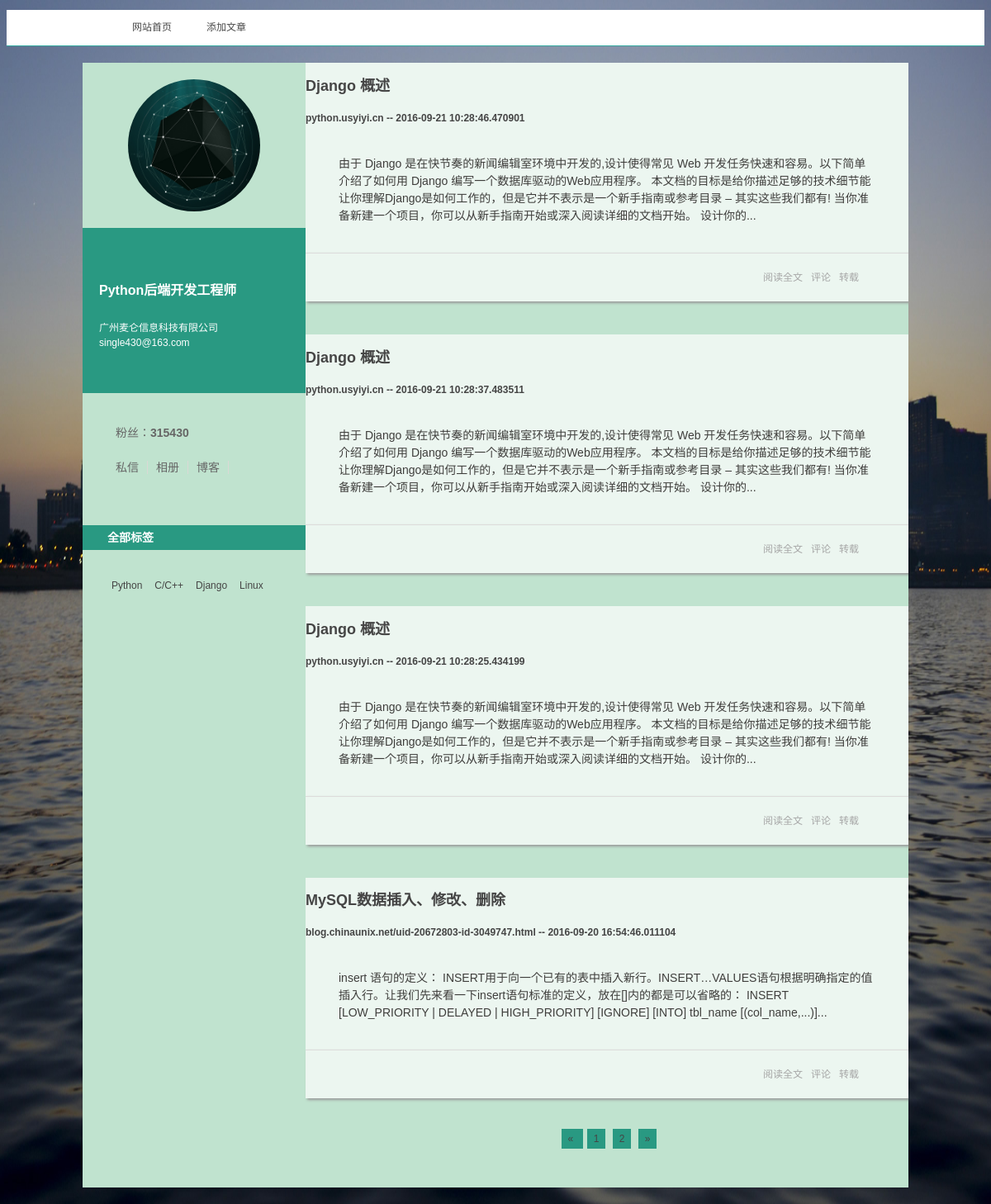
The page / on the database its author committed.
### function/models.py (models this page shows, shortened)
class Article(db.Model):
    __tablename__ = 'articles'
    id = db.Column(db.Integer, primary_key=True)
    title = db.Column(db.String(255))
    author = db.Column(db.String(100))
    summary = db.Column(db.String(512))
    body = db.Column(db.Text)
    create_time = db.Column(db.DateTime, default=datetime.now)
    tags = db.relationship('Tag',
                           secondary=articles_tags,
                           backref=db.backref('articles', lazy='dynamic'))

### function/views.py (the view)
@app.route('/', methods=['GET', 'POST'])
def index():
    form = PostForm()
    page = request.args.get('page', 1, type=int)
    pagination = Article.query.order_by(Article.id.desc()).paginate(
        page, per_page=current_app.config['FLASKY_POSTS_PER_PAGE'], error_out=False)
    posts = pagination.items
    return render_template('index.html', form=form, posts=posts, pagination=pagination)

### function/utils.py (called while the page is built)
def format_date(date_obj):
    return date_obj.strftime(
        '%b %d,%Y')

### function/templates/index.html (shortened to what this page needs)
<!DOCTYPE html>
<html>
<head>
<link href="{{ url_for('static', filename='css/styles.css', _external=True) }}" rel="stylesheet" type="text/css">
</head>
<body>
<header>
  <nav id="nav">
    <ul>
      <li><a href="/">网站首页</a></li>
      <li><a href="/article/create">添加文章</a></li>
    </ul>
  </nav>
</header>
<div class="mainContent2">
    <aside>
      <div class="avatar">
        <a href="/"><span>Single430</span></a>
      </div>
      <section class="topspaceinfo">
        <h1>Python后端开发工程师</h1>
        <p>广州麦仑信息科技有限公司  single430@163.com</p>
      </section>
      <div class="userinfo">
        <p class="q-fans"> 粉丝：<a href="/" target="_blank">315430</a></p>
        <p class="btns"><a href="/" target="_blank" >私信</a><a href="/" target="_blank">相册</a><a href="/" target="_blank">博客</a></p>
      </div>
      <section class="taglist">
         <h2>全部标签</h2>
         <ul>
           <li><a href="/">Python</a></li>
           <li><a href="/">C/C++</a></li>
           <li><a href="http://python.usyiyi.cn/translate/django_182/index.html">Django</a></li>
           <li><a href="/">Linux</a></li>
        </ul>
      </section>
    </aside>
    <div class="blogitem">
        {% if pagination.items %}
            {% for entry in pagination.items %}
            <article>
                <div class=entry-overview>
                    <h2 class="title"><a href="/article/{{ entry.id }}" target="_blank" >{{ entry.title }}</a></h2>
                    <h4 class="title"><a target="_blank" >{{ entry.author }} -- {{ entry.create_time }}</a></h4>
                    <ul class="text">
                      {% if entry.summary %}
                        <div class=article_description>{{ entry.body | safe | truncate(200, True) }}</div>
                      {% else %}
                        <div class="article_description">无概述...</div>
                      {% endif %}
                    </ul>
                </div>
            <div class="textfoot">
              <a href="/article/{{ entry.id }}">阅读全文</a><a href="/">评论</a><a href="/">转载</a>
            </div>
            </article>
            {% endfor %}
        {% else %}
            <div class="article_description">没有文章...</div>
        {% endif %}
        {% import "_macros.html" as macros %}
        <div class="pagination">
            {{ macros.pagination_widget(pagination, '.index') }}
        </div>
    </div>
 </div>
</body>
</html>

### function/templates/_macros.html (shortened to what this page needs)
{% macro pagination_widget(pagination, endpoint) %}
<div class="pagination">
        <a href="{% if pagination.has_prev %} {{ url_for(endpoint, page=pagination.page-1) }} {% else %} # {% endif %}">
            &laquo;
        </a>
        {% for p in pagination.iter_pages() %}
            {% if p %}
                {% if p == pagination.page %}
                        <a href="{{ url_for(endpoint, page=p) }}" hidefocus="">{{ p }}</a>
                {% else %}
                        <a href="{{ url_for(endpoint, page=p) }}" hidefocus="">{{ p }}</a>
                {% endif %}
            {% else %}
                <li class="disabled"><a href="#">&hellip;</a></li>
            {% endif %}
        {% endfor %}
        <a href="{% if pagination.has_next %} {{ url_for(endpoint, page=pagination.page+1) }} {% else %} # {% endif %}">
            &raquo;
        </a>
</div>
{% endmacro %}

### function/static/css/styles.css (style rules this page uses)
p { display: block; }
ul { list-style: none; }
a { color: #a6a6a6; text-decoration: none; transition: All 1s ease; -webkit-transition: All 1s ease; -moz-transition: All 1s ease; -ms-transition: All 1s ease;-o-transition: All 1s ease; }
.mainContent2 { background: #C0E3CF; width: 1000px; margin: 20px auto; overflow: hidden; }
aside { width: 270px; float: left; }
.avatar { margin: 20px auto; width: 160px; height: 160px; border-radius: 160px; -moz-border-radius: 160px; -webkit-border-radius: 160px; overflow: hidden; }
.avatar a { display: block; padding-top: 97px; width: 160px; height: 63px; background: url(../images/s8.png) no-repeat; background-size: 160px 160px }
.topspaceinfo { background: #299982; padding: 40px 20px; color: #fff }
.topspaceinfo h1 { font-size: 16px; line-height: 40px }
.userinfo { padding: 20px 30px 30px; font-size: 14px; line-height: 28px; color: #666; }
.userinfo a { color: #666 }
.q-fans, .btns a { padding: 0 10px }
.q-fans a { font-weight: bold; }
.btns a { border-right: #dad9d5 1px solid; }
aside section { display: block; overflow: hidden }
aside section h2 { background: #299982; color: #FFF; padding-left: 30px; height: 30px; line-height: 30px; font-size: 14px; }
.taglist ul { padding: 20px 30px; overflow: hidden }
.taglist ul li a { padding: 2px 5px; display: inline-block; float: left; margin-right: 5px; color: #454545; }
header { width: 100%; background: rgba(255,255,255,1); height: 43px; border-bottom: #33A89F 1px solid; }
header nav { margin: 0 auto; width: 1000px; text-align: center; }
header nav ul li { line-height: 43px; display: block }
header nav ul li a { color: #484848; float: left; padding: 0 20px; margin-right: 2px; }
body { font: 12px "����", "Arial Narrow", HELVETICA; color: #3F3E3C; line-height: 1.5; background: url(../images/bg-01.jpg) no-repeat top center #96CEB4; background-size: 100% 100% }
.blogitem { width: 730px; background: rgba(255,255,255,0.7); float: right }
.blogitem article { border-bottom: #C0E3CF 40px solid; }
.title a { color: #454545; }
.text { font-size: 14px; padding: 20px 40px; }
.textfoot { padding: 20px 60px; border-top: 1px solid #dddcdb; text-align: right; box-shadow: #999 2px 2px 3px }
.textfoot a { margin-left: 10px; }
.pagination { padding: 0 60px 25px; background: #C0E3CF; text-align: center }
.pagination a { background: #299982; color: #454545; padding: 5px 8px; border: none; margin: 0 0 0 5px; }

### rows shown on the page
Article: title "Django 概述", author "python.usyiyi.cn", create_time "2016-09-21 10:28:46.470901", body "由于 Django 是在快节奏的新闻编辑室环境中开发的,设计使得常见 Web 开发任务快速和容易。以下简单介绍了如何用 Django 编写一个数据库驱动的Web应用程序。 本文档的目标是给你描述足够的技术细节能让你理解Django是如何工作的，但是它并不表示是一个新手指南或参考目录 – 其实这些我们都有! 当你准备新建一个项目，你可以从新手指南开始或深入阅读详细的文档开始。 设计你的..."
Article: title "Django 概述", author "python.usyiyi.cn", create_time "2016-09-21 10:28:37.483511", body "由于 Django 是在快节奏的新闻编辑室环境中开发的,设计使得常见 Web 开发任务快速和容易。以下简单介绍了如何用 Django 编写一个数据库驱动的Web应用程序。 本文档的目标是给你描述足够的技术细节能让你理解Django是如何工作的，但是它并不表示是一个新手指南或参考目录 – 其实这些我们都有! 当你准备新建一个项目，你可以从新手指南开始或深入阅读详细的文档开始。 设计你的..."
Article: title "Django 概述", author "python.usyiyi.cn", create_time "2016-09-21 10:28:25.434199", body "由于 Django 是在快节奏的新闻编辑室环境中开发的,设计使得常见 Web 开发任务快速和容易。以下简单介绍了如何用 Django 编写一个数据库驱动的Web应用程序。 本文档的目标是给你描述足够的技术细节能让你理解Django是如何工作的，但是它并不表示是一个新手指南或参考目录 – 其实这些我们都有! 当你准备新建一个项目，你可以从新手指南开始或深入阅读详细的文档开始。 设计你的..."
Article: title "MySQL数据插入、修改、删除", author "blog.chinaunix.net/uid-20672803-id-3049747.html", create_time "2016-09-20 16:54:46.011104", body "insert 语句的定义： INSERT用于向一个已有的表中插入新行。INSERT…VALUES语句根据明确指定的值插入行。让我们先来看一下insert语句标准的定义，放在[]内的都是可以省略的： INSERT [LOW_PRIORITY | DELAYED | HIGH_PRIORITY] [IGNORE] [INTO] tbl_name [(col_name,...)]..."

### other values the page prints
{{ p }} "1"
{{ p }} "2"
